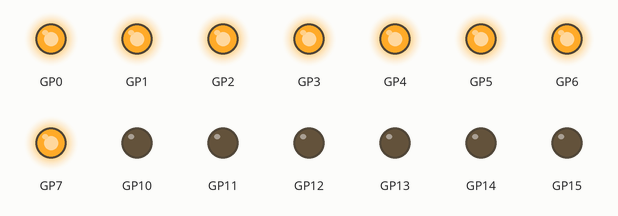
Recording of a program running on a simulated Raspberry Pi Pico running MicroPython. On the bench: output pins drawn as LEDs (lit = HIGH). At 0.0 s the program stops and its outputs stay as they are.

Above: at 0.1 s.
Timing chart, 0 to 1.5 s (numbered marks = the images above):
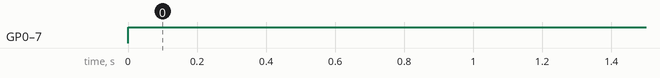

Measured:
- by itself, GP0–7: LOW → HIGH at 0.00 s

The program:

liba.py
```python
from machine import Pin

minusLed = [0]*8
plusLed  = [0]*8

minusLed[0] = Pin(0, Pin.OUT)
minusLed[1] = Pin(1, Pin.OUT)
minusLed[2] = Pin(2, Pin.OUT)
minusLed[3] = Pin(3, Pin.OUT)
minusLed[4] = Pin(4, Pin.OUT)
minusLed[5] = Pin(5, Pin.OUT)
minusLed[6] = Pin(6, Pin.OUT)
minusLed[7] = Pin(7, Pin.OUT)

minusLed[0].value(1)
minusLed[1].value(1)
minusLed[2].value(1)
minusLed[3].value(1)
minusLed[4].value(1)
minusLed[5].value(1)
minusLed[6].value(1)
minusLed[7].value(1)

plusLed[0] = Pin(10, Pin.OUT)
plusLed[1] = Pin(11, Pin.OUT)
plusLed[2] = Pin(12, Pin.OUT)
plusLed[3] = Pin(13, Pin.OUT)
plusLed[4] = Pin(14, Pin.OUT)
plusLed[5] = Pin(15, Pin.OUT)
plusLed[6] = Pin(16, Pin.OUT)
plusLed[7] = Pin(17, Pin.OUT)


def funcLed(level,led,val):

    if (val == 1):
       plusLed[level].value(1)
       minusLed[led].value(0)
       #print('YES')

    if (val == 0):
       plusLed[level].value(0)
       minusLed[led].value(1)
       #print('NO')


   
```
